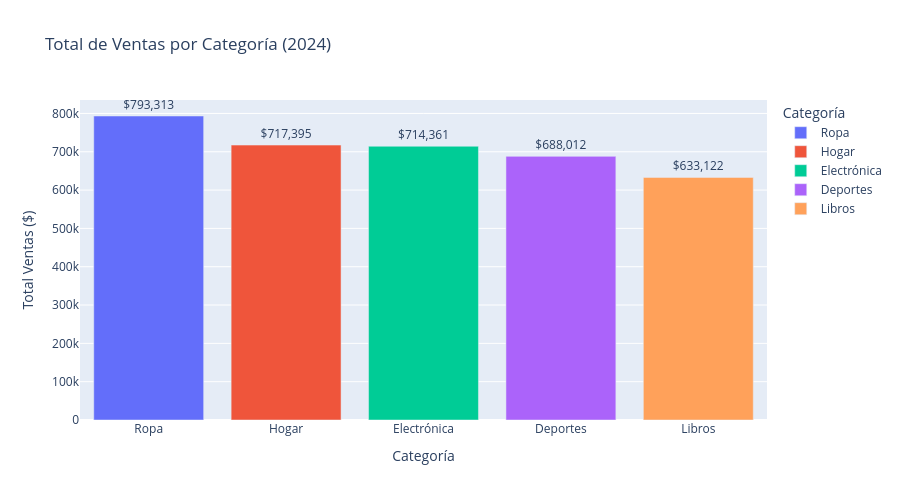

Notebook cell for this chart:
### Markdown cell above
# Análisis de Venta

### Code cell
# ==========================================
# Celda 1: Importación y Carga de Datos
# ==========================================
# Importar librerías necesarias
import pandas as pd
import plotly.express as px

# Cargar el archivo Excel
df = pd.read_excel('datos_ejemplo.xlsx')

# Mostrar las primeras filas para verificar la carga
print("Primeras filas del dataset:")
print(df.head())
print(f"\nDimensiones: {df.shape[0]} filas, {df.shape[1]} columnas")


# ==========================================
# Celda 2: Métricas Principales
# ==========================================
# Calcular métricas principales
total_ventas = df['Ventas'].sum()
promedio_ventas_diarias = df['Ventas'].mean()

print("=" * 50)
print("MÉTRICAS DE VENTAS 2024")
print("=" * 50)
print(f"Total de Ventas: ${total_ventas:,.2f}")
print(f"Promedio de Ventas Diarias: ${promedio_ventas_diarias:,.2f}")
print("=" * 50)


# ==========================================
# Celda 3: Gráfica de Barras con Plotly
# ==========================================
# Agrupar ventas por Categoría
ventas_por_categoria = df.groupby('Categoria')['Ventas'].sum().reset_index()
ventas_por_categoria = ventas_por_categoria.sort_values('Ventas', ascending=False)

# Crear gráfica de barras con Plotly
fig = px.bar(
    ventas_por_categoria,
    x='Categoria',
    y='Ventas',
    title='Total de Ventas por Categoría (2024)',
    labels={'Ventas': 'Total Ventas ($)', 'Categoria': 'Categoría'},
    text='Ventas',
    color='Categoria',  # (Nota: en la versión inicial estaba como color='Ventas' con color_continuous_scale='Viridis')
)

# Personalizar la gráfica
fig.update_traces(texttemplate='$%{text:,.0f}', textposition='outside')
fig.update_layout(
    xaxis_title='Categoría',
    yaxis_title='Total Ventas ($)',
    hovermode='x unified',
    height=500
)

fig.show()

### Figure 1 — Plotly figure (JSON) as saved in the notebook; plotly's stock layout.template omitted (floating-point values rounded to 4 significant figures)
{"data": [{"hovertemplate": "Categoría=%{x}<br>Total Ventas ($)=%{text}<extra></extra>", "legendgroup": "Ropa", "marker": {"color": "#636efa", "pattern": {"shape": ""}}, "name": "Ropa", "orientation": "v", "showlegend": true, "text": [793300.0], "textposition": "outside", "texttemplate": "$%{text:,.0f}", "type": "bar", "x": ["Ropa"], "xaxis": "x", "y": [793300.0], "yaxis": "y"}, {"hovertemplate": "Categoría=%{x}<br>Total Ventas ($)=%{text}<extra></extra>", "legendgroup": "Hogar", "marker": {"color": "#EF553B", "pattern": {"shape": ""}}, "name": "Hogar", "orientation": "v", "showlegend": true, "text": [717400.0], "textposition": "outside", "texttemplate": "$%{text:,.0f}", "type": "bar", "x": ["Hogar"], "xaxis": "x", "y": [717400.0], "yaxis": "y"}, {"hovertemplate": "Categoría=%{x}<br>Total Ventas ($)=%{text}<extra></extra>", "legendgroup": "Electrónica", "marker": {"color": "#00cc96", "pattern": {"shape": ""}}, "name": "Electrónica", "orientation": "v", "showlegend": true, "text": [714400.0], "textposition": "outside", "texttemplate": "$%{text:,.0f}", "type": "bar", "x": ["Electrónica"], "xaxis": "x", "y": [714400.0], "yaxis": "y"}, {"hovertemplate": "Categoría=%{x}<br>Total Ventas ($)=%{text}<extra></extra>", "legendgroup": "Deportes", "marker": {"color": "#ab63fa", "pattern": {"shape": ""}}, "name": "Deportes", "orientation": "v", "showlegend": true, "text": [688000.0], "textposition": "outside", "texttemplate": "$%{text:,.0f}", "type": "bar", "x": ["Deportes"], "xaxis": "x", "y": [688000.0], "yaxis": "y"}, {"hovertemplate": "Categoría=%{x}<br>Total Ventas ($)=%{text}<extra></extra>", "legendgroup": "Libros", "marker": {"color": "#FFA15A", "pattern": {"shape": ""}}, "name": "Libros", "orientation": "v", "showlegend": true, "text": [633100.0], "textposition": "outside", "texttemplate": "$%{text:,.0f}", "type": "bar", "x": ["Libros"], "xaxis": "x", "y": [633100.0], "yaxis": "y"}], "layout": {"barmode": "relative", "height": 500, "hovermode": "x unified", "legend": {"title": {"text": "Categoría"}, "tracegroupgap": 0}, "title": {"text": "Total de Ventas por Categoría (2024)"}, "xaxis": {"anchor": "y", "categoryarray": ["Ropa", "Hogar", "Electrónica", "Deportes", "Libros"], "categoryorder": "array", "domain": [0, 1], "title": {"text": "Categoría"}}, "yaxis": {"anchor": "x", "domain": [0, 1], "title": {"text": "Total Ventas ($)"}}}}
